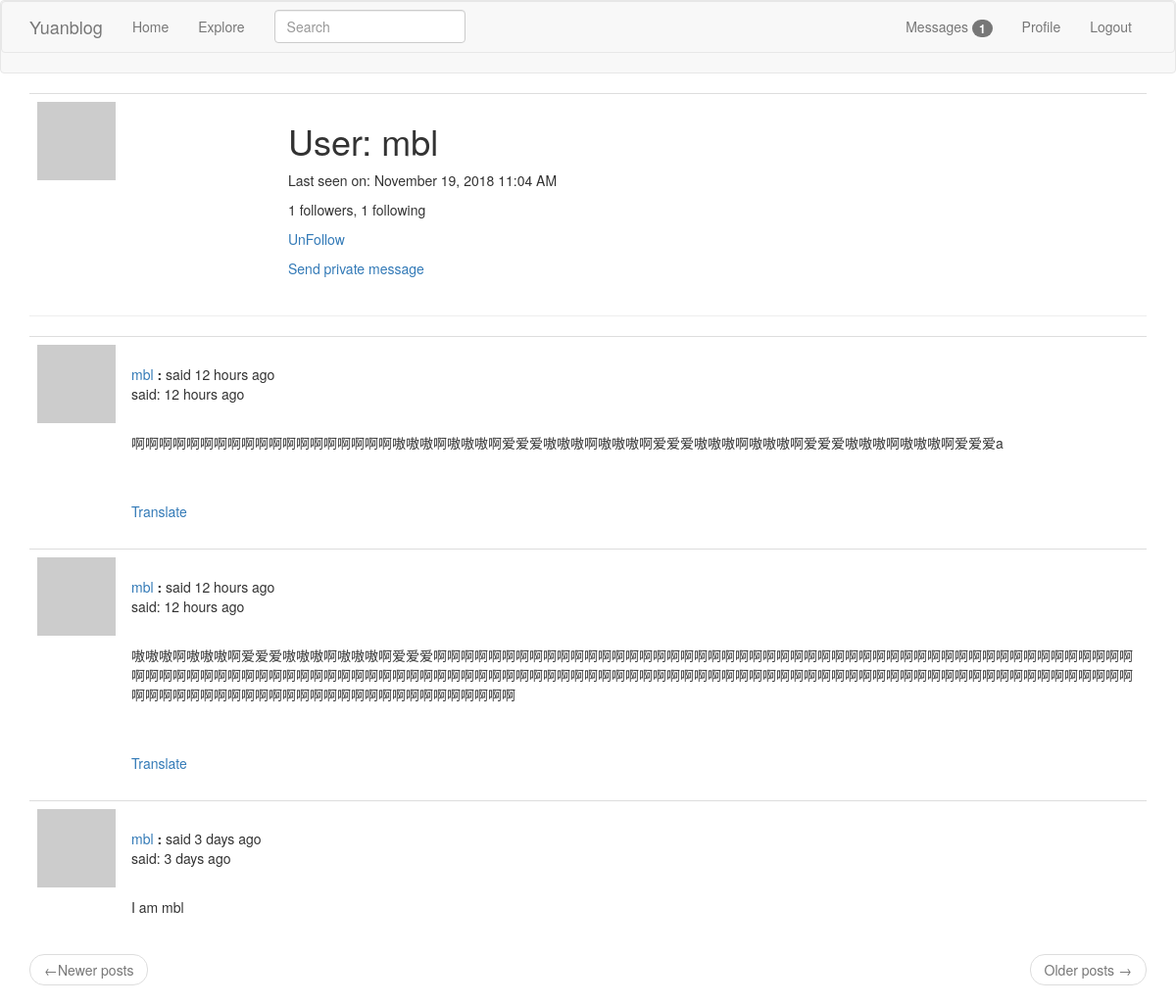
Before: /user/mbl (signed in) with the older database file.
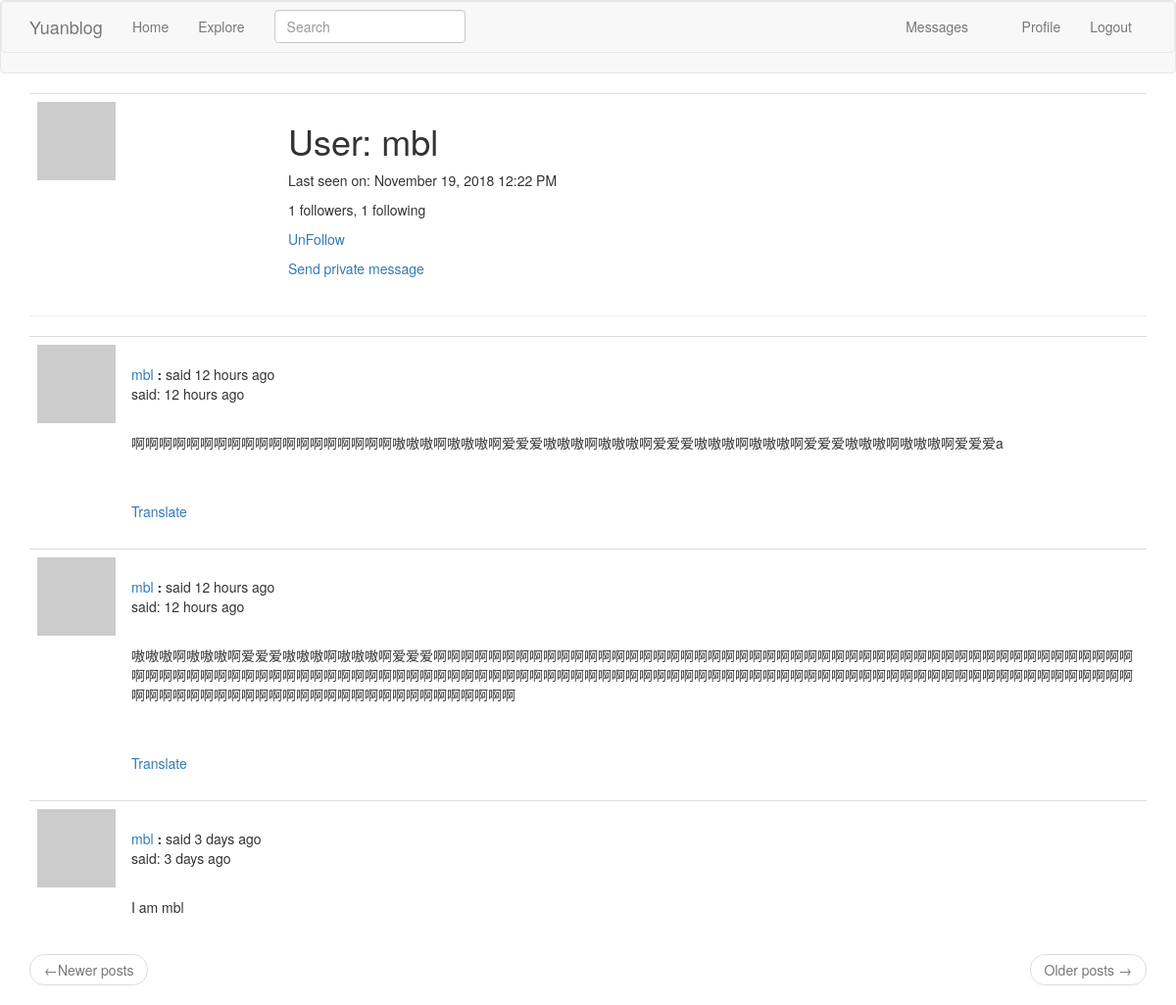
After: the same page with the newer database file.
### app/models.py (models this page shows, shortened)
class PaginatedAPIMixin(object):
    @staticmethod
    def to_collection_dict(query, page, per_page, endpoint, **kwargs):
        resources = query.paginate(page, per_page, False)
        data = {
            'items': [item.to_dict() for item in resources.items],
            '_meta': {
                'page': page,
                'per_page': per_page,
                'total_pages': resources.pages,
                'total_items': resources.total
            },
            '_links': {
                'self': url_for(endpoint, page=page, per_page=per_page),
                'next': url_for(endpoint, page=page+1, per_page=per_page, **kwargs) if resources.has_next else None,
                'prev': url_for(endpoint, page=page - 1, per_page=per_page, **kwargs) if resources.has_prev else None
            }
        }
        return data

class User(PaginatedAPIMixin, UserMixin, db.Model):
    id = db.Column(db.Integer, primary_key=True)
    username = db.Column(db.String(64), index=True, unique=True)
    email = db.Column(db.String(128), index=True, unique=True)
    password_hash = db.Column(db.String(128))
    posts = db.relationship('Post', backref='author', lazy='dynamic')
    about_me = db.Column(db.String(140))
    last_date = db.Column(db.DateTime, default=datetime.utcnow)
    followed = db.relationship(
        'User', secondary=followers,
        primaryjoin=(followers.c.follower_id == id),
        secondaryjoin=(followers.c.followed_id == id),
        backref=db.backref('followers', lazy='dynamic'), lazy='dynamic')
    messages_sent = db.relationship('Message', foreign_keys='Message.sender_id',
                                    backref='author', lazy='dynamic')
    messages_received = db.relationship('Message', foreign_keys='Message.recipient_id',
                                        backref='recipient', lazy='dynamic')
    last_message_read_time = db.Column(db.DateTime)
    notifications = db.relationship('Notification', backref='user', lazy='dynamic')
    def new_messages(self):
        last_read_time = self.last_message_read_time or datetime(1900, 1, 1)
        return Message.query.filter_by(recipient=self).filter(Message.timestamp > last_read_time).count()
    def avatar(self, size):
        digest = hashlib.md5(self.email.lower().encode('utf-8')).hexdigest()
        return 'https://www.gravatar.com/avatar/{}?d=identicon&s={}'.format(digest, size)
    def is_following(self, user):
        return self.followed.filter(followers.c.followed_id == user.id).count() > 0

class SearchableMixin(object):
    @classmethod
    def before_commit(cls, session):
        session._changes = {
            'add': list(session.new),
            'update': list(session.dirty),
            'delete': list(session.deleted)
        }
    @classmethod
    def after_commit(cls, session):
        for obj in session._changes['add']:
            if isinstance(obj, SearchableMixin):
                add_to_index(obj.__tablename__, obj)
        for obj in session._changes['update']:
            if isinstance(obj, SearchableMixin):
                add_to_index(obj.__tablename__, obj)
        for obj in session._changes['delete']:
            if isinstance(obj, SearchableMixin):
                remove_from_index(obj.__tablename__, obj)
        session._changes = None

class Post(SearchableMixin, db.Model):
    __searchable__ = ['body']
    id = db.Column(db.Integer, primary_key=True)
    body = db.Column(db.String(140))
    timestamp = db.Column(db.DateTime, index=True, default=datetime.utcnow)
    user_id = db.Column(db.Integer, db.ForeignKey('user.id'))
    language = db.Column(db.String(5))

### app/main/routes.py (the view)
@bp.route('/user/<username>')
@login_required
def user(username):
    user = User.query.filter_by(username=username).first_or_404()
    page = request.args.get('page', 1, type=int)
    posts = user.posts.order_by(Post.timestamp.desc()).paginate(
        page, current_app.config['POSTS_PER_PAGE'], False)
    next_url = url_for('main.user', username=user.username, page=posts.next_num) \
        if posts.has_next else None
    prev_url = url_for('main.user', username=user.username, page=posts.prev_num) \
        if posts.has_prev else None
    return render_template('user.html', user=user, posts=posts.items,
                           next_url=next_url, prev_url=prev_url)

### app/main/forms.py
class SearchForm(FlaskForm):
    q = StringField(_l('Search'), validators=[DataRequired(), Length(min=0, max=140)])
    def __init__(self, *args, **kwargs):
        if 'formdata' not in kwargs:
            kwargs['formdata'] = request.args
        if 'csrf_enabled' not in kwargs:
            kwargs['csrf_enabled'] = False
        super(SearchForm, self).__init__(*args, **kwargs)

### app/main/routes.py (called while the page is built)
@bp.before_app_request
def before_request():
    if current_user.is_authenticated:
        current_user.last_date = datetime.utcnow()
        db.session.commit()
        g.search_form = SearchForm()
    g.locale = str(get_locale())

### app/models.py (called while the page is built)
@login.user_loader
def load_user(id):
    return User.query.get(int(id))

### app/templates/user.html (shortened to what this page needs)
{% extends "base.html" %}
{% block app_content %}
    <table class="table table-hover">
        <tr>
            <td width="256px"><img src="{{ user.avatar(256) }}"></td>
            <td>
                <h1>{{ _('User:') }} {{ user.username }}</h1>
                {% if user.last_date %}
                    <p>{{ _('Last seen on:') }} {{ moment(user.last_date).format('LLL') }}</p>
                {% endif %}
                <p>{{ _('%(count)d followers', count=user.followers.count()) }}, {{ _('%(count)d following', count=user.followed.count()) }}</p>
                {% if user == current_user %}
                <p><a href="{{ url_for('main.edit_profile') }}">{{ _('Edit your profile') }}</a></p>
                {% elif not current_user.is_following(user) %}
                <p><a href="{{ url_for('main.follow', username=user.username) }}">{{ _('Follow') }}</a></p>
                {% else %}
                <p><a href="{{ url_for('main.un_follow', username=user.username) }}">{{ _('UnFollow') }}</a></p>
                {% endif %}
                {% if user != current_user %}
                    <p>
                    <a href="{{ url_for('main.send_message', recipient=user.username) }}">
                        {{ _('Send private message') }}
                    </a>
                    </p>
                {% endif %}
            </td>
        </tr>
    </table>
<hr>
{% for post in posts %}
    {% include '_post.html' %}
{% endfor %}
    <nav aria-label="...">
        <ul class="pager">
            <li class="previous{% if not prev_url %} disabled{% endif %}">
                <a href="{{ prev_url or '#' }}">
                    <span aria-hidden="true">&larr;</span>{{ _('Newer posts') }}
                </a>
            </li>
            <li class="next{% if not next_url %} disabled{% endif %}">
                <a href="{{ next_url or '#' }}">
                    {{ _('Older posts') }} <span aria-hidden="true">&rarr;</span>
                </a>
            </li>
        </ul>
    </nav>
{% endblock %}

### app/templates/base.html (shortened to what this page needs)
{% extends 'bootstrap/base.html' %}
{% block navbar %}
<nav class="navbar navbar-default">
 <nav class="navbar navbar-default">
        <div class="container">
            <div class="navbar-header">
                <a class="navbar-brand" href="{{ url_for('main.index') }}">Yuanblog</a>
            </div>
            <div class="collapse navbar-collapse" id="bs-example-navbar-collapse-1">
                <ul class="nav navbar-nav">
                    <li><a href="{{ url_for('main.index') }}">{{ _('Home') }}</a></li>
                    <li><a href="{{ url_for('main.explore') }}">{{ _('Explore') }}</a></li>
                </ul>
            {% if g.search_form %}
            <form class="navbar-form navbar-left" method="get" action="{{ url_for('main.search') }}">
                <div class="form-group">
                    {{ g.search_form.q(size=20, class='form-control', placeholder=g.search_form.q.label.text) }}
                </div>
            </form>
            {% endif %}
            <ul class="nav navbar-nav navbar-right">
                    {% if current_user.is_anonymous %}
                        <li><a href="{{ url_for('auth.login') }}">{{ _('Login') }}</a></li>
                    {% else %}
                        <li>
                        <a href="{{ url_for('main.messages') }}">{{ _('Messages') }}
                        {% set new_messages = current_user.new_messages() %}
                        <span id="message_count" class="badge" style="visibility: {% if new_messages %}visible
                            {% else %}hidden {% endif %} ">
                            {{ new_messages }}
                        </span>
                        </a>
                        </li>
                        <li><a href="{{ url_for('main.user', username=current_user.username) }}">{{ _('Profile') }}</a></li>
                        <li><a href="{{ url_for('auth.logout') }}">{{ _('Logout') }}</a></li>
                    {% endif %}
                </ul>
            </div>
        </div>
    </nav>
</nav>
{% endblock %}
{%  block content %}
    <div class="container">
    {% block app_content %}
    {% endblock %}
    </div>
{% endblock %}

### app/templates/_post.html (shortened to what this page needs)
<table class="table table-hover">
    <tr>
        <td width="70px">
            <a href="{{ url_for('main.user', username=post.author.username) }}">
                <img src="{{ post.author.avatar(70) }}">
            </a>
        </td>
        <td style="word-wrap: break-word">
            <br>
            {{ _('%(username)s said %(when)s', username=user_link, when=moment(post.timestamp).fromNow()) }}
            <p>{{ _('said:') }} {{ moment(post.timestamp).fromNow() }}</p>
            <br>
            <p>{{ post.body }}</p>
            {% if post.language and post.language !=g.locale %}
            <br><br>
                <span id="translation{{ post.id }}">
                    <a href="javascript:translate('#post{{ post.id }}', '#translation{{ post.id }}', '{{ post.language }}', '{{ g.locale }}');">{{ _('Translate') }}</a>
                </span>
            {% endif %}
        </td>
    </tr>
</table>

Changed rows visible on the page:
changed User "mbl": last_date "November 19, 2018 11:04 AM" → "November 19, 2018 12:22 PM"
Other visible differences:
{{ new_messages }}: "1" → (not shown)
